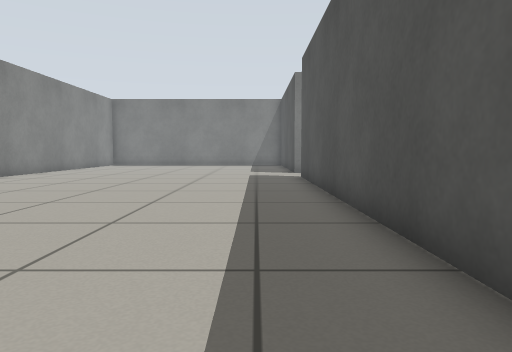
View 1 (above)

16 first-person views from a walk through a world built for the Gazebo simulator. The camera is 0.5 m above the floor, tilts 4° down and sees 70° across. The floor is counted in squares, 0.5 m on a side. Each view is taken from the middle of a square. On the plan, view 1 faces up. The plan holds only what a view shows up to about 13 squares ahead; the rest is blank. The place goes on beyond the plan.

View 2
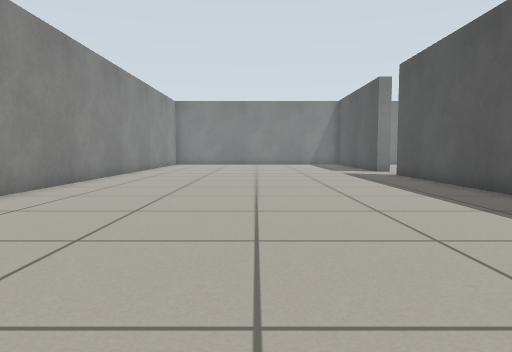

View 3
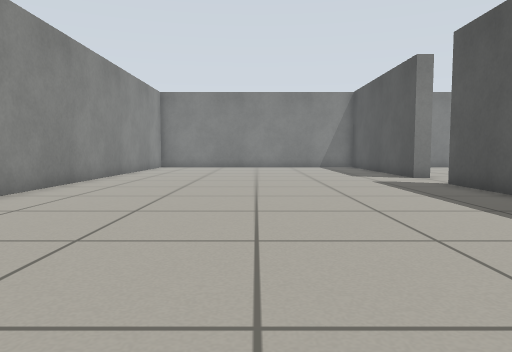

View 4
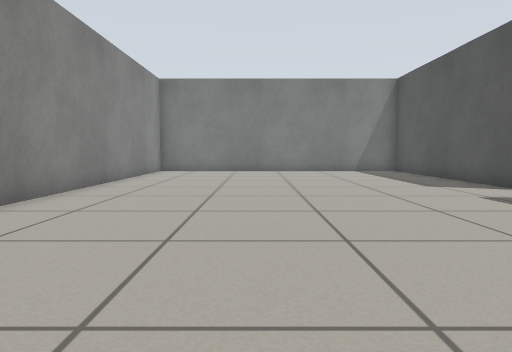

View 5
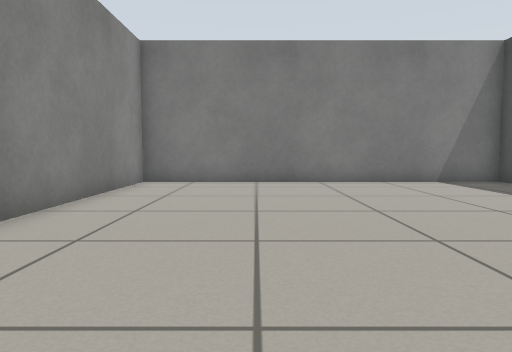

View 6
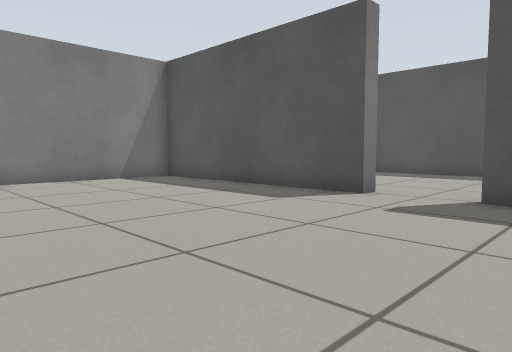

View 7
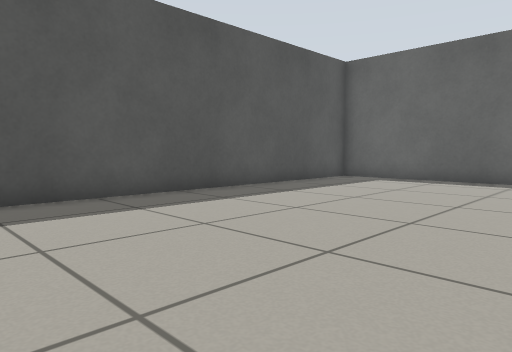

View 8
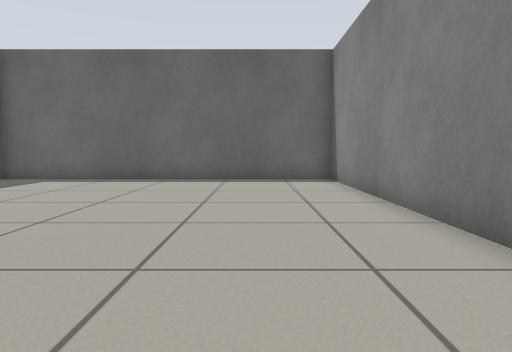

View 9
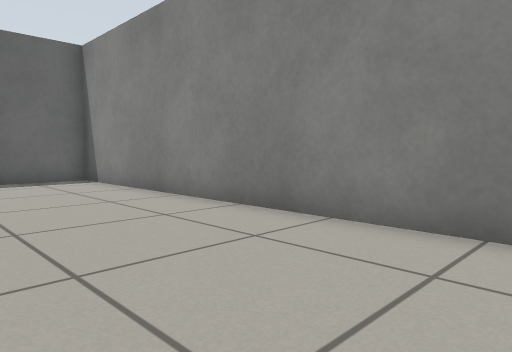

View 10
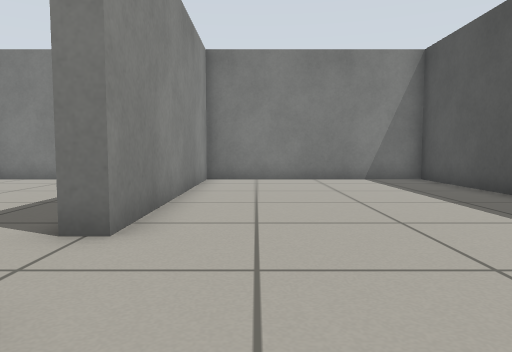

View 11
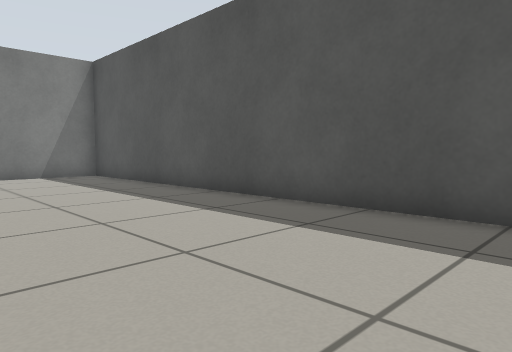

View 12
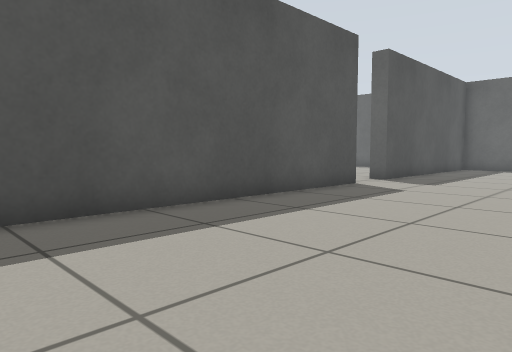

View 13
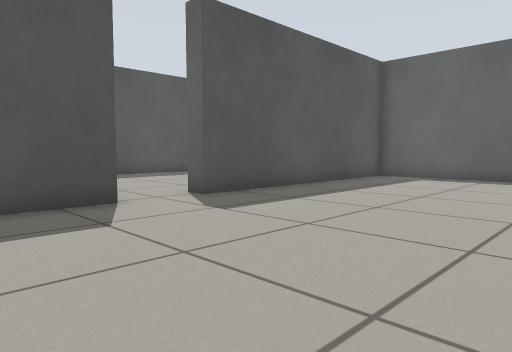

View 14
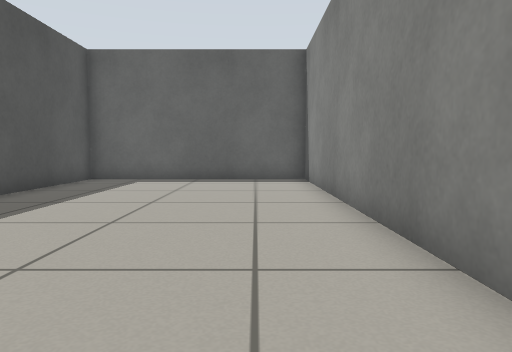

View 15
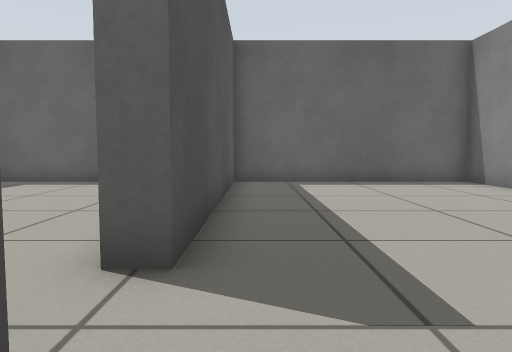

View 16
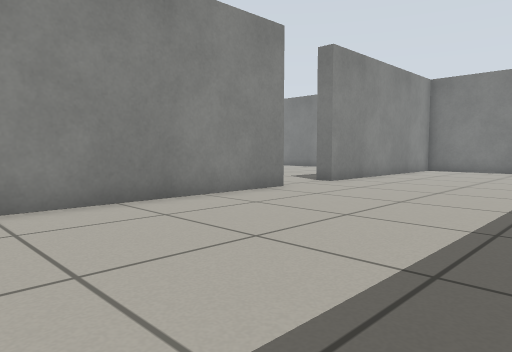

### Floor plan
Points are (right, up) in squares from view 1. A wall is a line through its corners. A room is listed if a view was taken in it or the views show most of it. See-through windows are left out.
Room 1 (views 1, 2, 3, 4, 5, 6, 7, 8, 9)
walls: (-9.6, 5.3) (-9.6, -6.6) (1.7, -6.6) (1.7, 13.9); (1.7, 16.2) (1.7, 24.6) (-9.6, 24.6) (-9.6, 6.9)
ways out: opening at (2, 15) to room 2
Room 2 (views 10, 11, 12, 13, 14, 15, 16)
walls: (2.3, 13.9) (2.3, 7.1); (9.7, 3.9) (9.7, 24.6) (2.3, 24.6) (2.3, 16.2) (1.7, 16.2); (2.3, 3.6) (2.3, -6.6) (9.7, -6.6) (9.7, 2) (10.4, 2)
ways out: opening at (2, 15) to room 1; opening at (10, 3)

Positions as (right, up) in squares from view 1, and headings:
1: (0, 0), facing up
2: (-4, -1), facing up
3: (-4, 3), facing up
4: (-5, 7), facing up
5: (-6, 13), facing up
6: (-6, 12), facing up-right
7: (-6, 6), facing down-right
8: (-7, 6), facing down
9: (-5, 6), facing down-left
10: (4, 12), facing up
11: (4, 10), facing up-right
12: (4, 14), facing down-right
13: (3, 7), facing down-right
14: (4, 6), facing down
15: (9, 5), facing down
16: (9, 6), facing up-left
